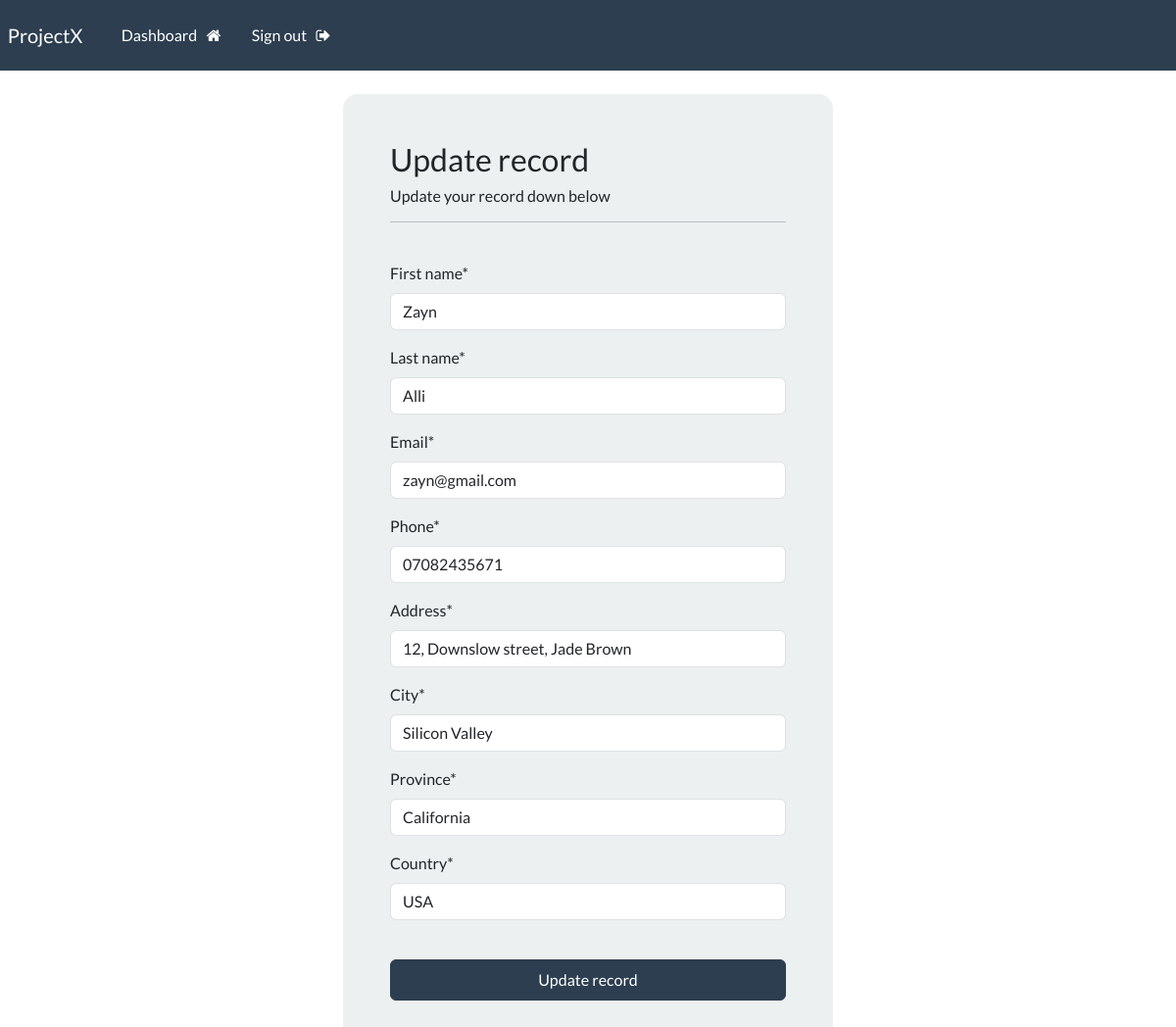
The page /update_record/1 (signed in) on the database its author committed.
### board/models.py (models this page shows, shortened)
class Record(models.Model):
    creation_date = models.DateTimeField(auto_now_add=True)
    first_name = models.CharField(max_length=100)
    last_name = models.CharField(max_length=100)
    email = models.CharField(max_length=255)
    phone = models.CharField(max_length=20)
    address = models.CharField(max_length=300)
    city = models.CharField(max_length=100)
    province = models.CharField(max_length=200)
    country = models.CharField(max_length=125)

### board/views.py (the view)
# urls.py: path('update_record/<int:pk>', views.update_record, name='update_record'),
@login_required(login_url='my_login')
def update_record(request, pk):
    record = Record.objects.get(id=pk)
    form = UpdateRecordForm(instance=record)
    if request.method == "POST":
        form = UpdateRecordForm(request.POST, instance=record)
        if form.is_valid():
            form.save()
            messages.success(request, "Your record was updated!")
            return redirect('dashboard')
    context = {'form': form}
    return render(request, 'webapp/update-record.html', context=context)

### board/forms.py
class UpdateRecordForm(forms.ModelForm):
    class Meta:
        model = Record
        fields = ['first_name', 'last_name', 'email', 'phone', 'address', 'city', 'email', 'province', 'country']

### board/templates/webapp/update-record.html (shortened to what this page needs)
{% extends 'webapp/base.html' %}
{% load crispy_forms_tags %}
{% block content %}
    <body>
        <div class="container bg-light shadow-md p-5 form-layout">
            <h3>Update record</h3>
            <h6>Update your record down below</h6>
            <hr>
            <br>
            <form method="POST" autocomplete="off" >
                {{form|crispy}}
                <br>
                <button type="submit" class="btn btn-primary w-100 btn-block p-2"> Update record</button>
            </form>
        </div>
    </body>
{% endblock %}

### static/css/style.css (style rules this page uses)
.form-layout { border-radius: 15px; width: 500px; }

### rows shown on the page
Record: first_name "Zayn", last_name "Alli", email "zayn@gmail.com", phone "07082435671", address "12, Downslow street, Jade Brown", city "Silicon Valley", province "California", country "USA"
